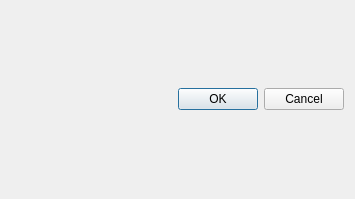
<?xml version="1.0" encoding="UTF-8"?>
<ui version="4.0">
 <class>ProbesWatcherDialog</class>
 <widget class="QDialog" name="ProbesWatcherDialog">
  <property name="geometry">
   <rect>
    <x>0</x>
    <y>0</y>
    <width>355</width>
    <height>199</height>
   </rect>
  </property>
  <property name="windowTitle">
   <string>ProbesWatcherDialog</string>
  </property>
  <layout class="QVBoxLayout" name="verticalLayout">
   <item>
    <layout class="QHBoxLayout" name="horizontalLayout_4"/>
   </item>
   <item>
    <widget class="QDialogButtonBox" name="buttonBox">
     <property name="orientation">
      <enum>Qt::Horizontal</enum>
     </property>
     <property name="standardButtons">
      <set>QDialogButtonBox::Cancel|QDialogButtonBox::Ok</set>
     </property>
    </widget>
   </item>
  </layout>
 </widget>
 <resources/>
 <connections>
  <connection>
   <sender>buttonBox</sender>
   <signal>accepted()</signal>
   <receiver>ProbesWatcherDialog</receiver>
   <slot>accept()</slot>
   <hints>
    <hint type="sourcelabel">
     <x>177</x>
     <y>191</y>
    </hint>
    <hint type="destinationlabel">
     <x>177</x>
     <y>105</y>
    </hint>
   </hints>
  </connection>
  <connection>
   <sender>buttonBox</sender>
   <signal>rejected()</signal>
   <receiver>ProbesWatcherDialog</receiver>
   <slot>reject()</slot>
   <hints>
    <hint type="sourcelabel">
     <x>177</x>
     <y>191</y>
    </hint>
    <hint type="destinationlabel">
     <x>177</x>
     <y>105</y>
    </hint>
   </hints>
  </connection>
 </connections>
</ui>
